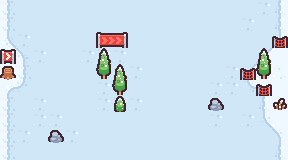

A level layout from a 2D game, rendered from its tile map. Below: a short description, then the map file with its tile-grid data intact:
An orthogonal 18x10 tile map with 16x16 px tiles, 2 tile layers (background, obstacle).

<map version="1.9" tiledversion="1.9.1" orientation="orthogonal" renderorder="right-down" width="18" height="10" tilewidth="16" tileheight="16" infinite="0" nextlayerid="5" nextobjectid="1">
 <tileset firstgid="1" source="../tilemap/tilemap.tsx" />
 <layer id="1" name="background" width="18" height="10">
  <data encoding="csv">
2,3,3,3,3,3,3,3,3,3,3,3,3,3,3,3,4,5,
2,3,3,3,3,3,3,3,3,3,3,3,3,3,3,4,3,5,
25,4,3,3,3,3,3,3,3,3,3,3,3,3,3,3,3,30,
50,51,4,3,3,4,4,4,3,3,3,3,3,3,3,3,41,53,
6,2,3,3,3,3,3,3,4,3,3,3,3,3,4,52,53,6,
61,62,3,3,3,3,4,3,3,3,3,3,3,4,4,65,66,1,
2,3,4,3,3,3,4,4,4,3,3,3,3,3,3,3,5,1,
2,3,4,4,3,3,3,3,3,3,3,3,3,4,3,4,16,17,
2,4,3,3,4,3,3,3,3,3,3,3,3,3,3,3,3,18,
2,3,3,3,3,3,3,3,3,3,3,3,3,3,3,3,3,5
</data>
 </layer>
 <layer id="4" name="obstacle" width="18" height="10">
  <data encoding="csv">
0,0,0,0,0,0,0,0,0,0,0,0,0,0,0,0,0,0,
0,0,0,0,0,0,0,0,0,0,0,0,0,0,0,0,0,0,
0,0,0,0,0,0,2147483684,2147483683,0,0,0,0,0,0,0,0,0,11,
2147483681,0,0,0,0,0,7,0,0,0,0,0,0,0,0,0,7,0,
48,0,0,0,0,0,19,7,0,0,0,0,0,0,0,11,19,0,
0,0,0,0,0,0,0,19,0,0,0,0,0,0,0,0,11,0,
0,0,0,0,0,0,0,31,0,0,0,0,0,82,0,0,0,32,
0,0,0,0,0,0,0,0,0,0,0,0,0,0,0,0,0,0,
0,0,0,82,0,0,0,0,0,0,0,0,0,0,0,0,0,0,
0,0,0,0,0,0,0,0,0,0,0,0,0,0,0,0,0,0
</data>
 </layer>
</map>
